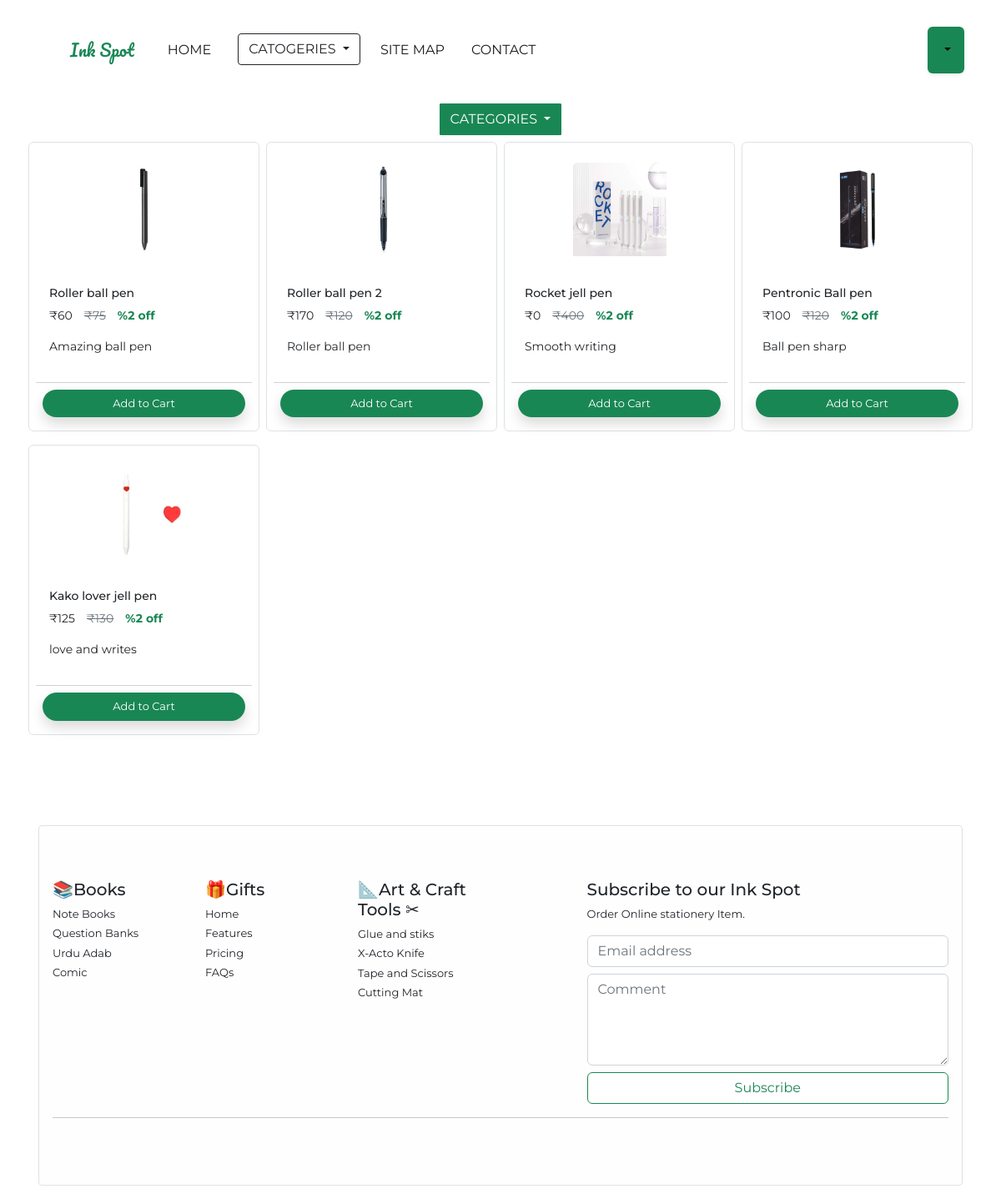
/product/?categories=6, run on the app's committed database.
### Ink_Spot/models/product.py (models this page shows, shortened)
class Product(models.Model):
    name = models.CharField(max_length=20)
    discount = models.CharField(max_length=10)
    price = models.IntegerField(default=0)
    desc = models.CharField(max_length=40)
    image = models.ImageField(upload_to="Uploads\product")
    categories = models.ForeignKey(Categories,on_delete=models.CASCADE, default=1)
    @staticmethod
    def get_all_filter(category_1):
        if category_1:
         return Product.objects.filter(categories = category_1)
        else:
         return Product.get_all()

### Ink_Spot/views.py (the view, shortened to what this page needs)
# urls.py: path('product/',product),
def product(request):
    if request.method == "GET":
        cart = request.POST.get('cart')
        if cart:
            request.session.get('cart').clear()
    cart = request.session.get('cart')
    if not cart:
        request.session.cart = {}
    product = None
    cat = Categories.all_catogaries()
    categoryID = request.GET.get('categories')
    if categoryID:
        product = Product.get_all_filter(categoryID)
    else:
        product = Product.get_all()
    user_profile = (request.session.get('name'))
    login_button = None
    if user_profile:
        login_button = None
    else:
        login_button = "LOGIN"
    data = {}
    data['product'] = product
    data['catogereis'] = cat
    data['user'] = user_profile
    data['login']= login_button
    return render(request, 'product.html',data)

### Ink_Spot/models/categories.py (called while the page is built)
    @staticmethod
    def all_catogaries():
        return Categories.objects.all()

### Ink_Spot/templatetags/cart.py (called while the page is built)
@register.filter(name='check_cart')
def check_cart(product , cart):
    keys = cart.keys()
    for id in keys:
        if int(id) == product.id:
            return True
    return False;

### templates/product.html (shortened to what this page needs)
{% extends 'base.html' %}
{% block content %}
  {% load cart %}
    <div class="contain text-center w-max  mt-2 p-1 ">
      <div class="row mx-auto "   >
        <div class="dropdown ">
          <button class="btn btn-success  dropdown-toggle" type="button" data-bs-toggle="dropdown" aria-expanded="false" style="border-radius:1px;">
            CATEGORIES
          </button>
        </div>
 </div>
    </div>
    <div class="container  ">
      <div class="row">
            {% for i in product %}
            <div class=" col-lg-3 col-6 p-1 pl-1  ">
              <div class="mb-2 p-2 card  rounded border rouded-3  " id="{{i.id}}" width="12rem" >
                <img src="{{i.image.url}}" class="card-img-top mx-auto text-center m-3" style="width: 7rem;" alt="..." >
                <div class="card-body">
                  <p class=" h6 card-title larg mt-1 small">{{i.name}}</p>
                    <p class="small"><span>&#8377;</span>{{i.price}}&emsp;<del class=" disabled text-secondary"><span>&#8377;</span>{{i.discount}}</del>&emsp;<b class="text-success">%2 off</b></p>
                    <p class="small">
                    {{i.desc}}
                    </p>
                </div>
                <div class="card-footer bg-white p-2">
                  {% if i|check_cart:request.session.cart %}
                  <div class="row no-gutters p-0" >
                    <form action="/product/#{{i.id}}" class="col-2 p-0" method="post">
                      {% csrf_token %}
                      <input name="product" hidden type="text" value='{{i.id}}' />
                      <input type="text" hidden name="remove" class="p-0" value="true">
                      <input type="submit"  value="-" class="col-2 btn  btn-success text-white">
                    </form>
                  <input name="product" hidden type="text" value='{{i.id}}' />
                      <div class="text-center col pt-2 "><stronge>{{i|check_count:request.session.cart }}</stronge></div>
                      <form action="/product/#{{i.id}}" class="col-2 p-0" method="post">
                      {% csrf_token %}
                      <input name="product" hidden type="text" value='{{i.id}}' />
                      <input type="submit" value="+" class=" btn   btn-success text-white">
                      </form>
                    </div>
                  {% else %}
                  <form action="/product/#{{i.id}}" method="POST" class="btn-block p-0">
                  <input type="submit"  class="btn  border-rounded border-opacity-75 bg-success rounded-5 shadow  w-100 text-white" name="cart" style="height:2rem;font-size: small;height: auto; "  value="Add to Cart" />
                  </form>
                    {% endif %}
                </div>
           </div>
          </div>
           {% endfor %}
</div>
{% endblock %}

### data on the page
Product: image (picture), name "Roller ball pen", price "60", discount "75", desc "Amazing ball pen"
Product: image (picture), name "Roller ball pen 2", price "170", discount "120", desc "Roller ball pen"
Product: image (picture), name "Rocket jell pen", price "0", discount "400", desc "Smooth writing"
Product: image (picture), name "Pentronic Ball pen", price "100", discount "120", desc "Ball pen sharp"
Product: image (picture), name "Kako lover jell pen", price "125", discount "130", desc "love and writes"
